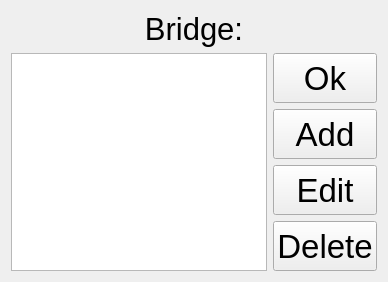
              <widget class="QWidget" name="serviceMarksBridgePage">
               <layout class="QVBoxLayout" name="verticalLayout_29">
                <item>
                 <widget class="QLabel" name="label_33">
                  <property name="maximumSize">
                   <size>
                    <width>16777215</width>
                    <height>50</height>
                   </size>
                  </property>
                  <property name="font">
                   <font>
                    <pointsize>23</pointsize>
                   </font>
                  </property>
                  <property name="autoFillBackground">
                   <bool>false</bool>
                  </property>
                  <property name="frameShape">
                   <enum>QFrame::NoFrame</enum>
                  </property>
                  <property name="text">
                   <string>Bridge:</string>
                  </property>
                  <property name="alignment">
                   <set>Qt::AlignCenter</set>
                  </property>
                 </widget>
                </item>
                <item>
                 <layout class="QHBoxLayout" name="horizontalLayout_29">
                  <item>
                   <widget class="QListWidget" name="serviceMarksBridgesList">
                    <property name="palette">
                     <palette>
                      <active>
                       <colorrole role="Highlight">
                        <brush brushstyle="SolidPattern">
                         <color alpha="255">
                          <red>0</red>
                          <green>0</green>
                          <blue>0</blue>
                         </color>
                        </brush>
                       </colorrole>
                      </active>
                      <inactive>
                       <colorrole role="Highlight">
                        <brush brushstyle="SolidPattern">
                         <color alpha="255">
                          <red>0</red>
                          <green>0</green>
                          <blue>0</blue>
                         </color>
                        </brush>
                       </colorrole>
                      </inactive>
                      <disabled>
                       <colorrole role="Highlight">
                        <brush brushstyle="SolidPattern">
                         <color alpha="255">
                          <red>145</red>
                          <green>141</green>
                          <blue>126</blue>
                         </color>
                        </brush>
                       </colorrole>
                      </disabled>
                     </palette>
                    </property>
                    <property name="font">
                     <font>
                      <pointsize>25</pointsize>
                     </font>
                    </property>
                    <property name="focusPolicy">
                     <enum>Qt::NoFocus</enum>
                    </property>
                    <property name="spacing">
                     <number>6</number>
                    </property>
                    <property name="gridSize">
                     <size>
                      <width>0</width>
                      <height>50</height>
                     </size>
                    </property>
                    <property name="modelColumn">
                     <number>0</number>
                    </property>
                   </widget>
                  </item>
                  <item>
                   <layout class="QVBoxLayout" name="verticalLayout_28">
                    <item>
                     <widget class="QPushButton" name="serviceMarksBridgeOkButton">
                      <property name="minimumSize">
                       <size>
                        <width>0</width>
                        <height>50</height>
                       </size>
                      </property>
                      <property name="font">
                       <font>
                        <pointsize>25</pointsize>
                       </font>
                      </property>
                      <property name="focusPolicy">
                       <enum>Qt::NoFocus</enum>
                      </property>
                      <property name="text">
                       <string>Ok</string>
                      </property>
                     </widget>
                    </item>
                    <item>
                     <widget class="QPushButton" name="serviceMarksBridgeAddButton">
                      <property name="minimumSize">
                       <size>
                        <width>0</width>
                        <height>50</height>
                       </size>
                      </property>
                      <property name="font">
                       <font>
                        <pointsize>25</pointsize>
                       </font>
                      </property>
                      <property name="focusPolicy">
                       <enum>Qt::NoFocus</enum>
                      </property>
                      <property name="text">
                       <string>Add</string>
                      </property>
                     </widget>
                    </item>
                    <item>
                     <widget class="QPushButton" name="serviceMarksBridgeEditButton">
                      <property name="minimumSize">
                       <size>
                        <width>0</width>
                        <height>50</height>
                       </size>
                      </property>
                      <property name="font">
                       <font>
                        <pointsize>25</pointsize>
                       </font>
                      </property>
                      <property name="focusPolicy">
                       <enum>Qt::NoFocus</enum>
                      </property>
                      <property name="text">
                       <string>Edit</string>
                      </property>
                     </widget>
                    </item>
                    <item>
                     <widget class="QPushButton" name="serviceMarksBridgeDeleteButton">
                      <property name="minimumSize">
                       <size>
                        <width>0</width>
                        <height>50</height>
                       </size>
                      </property>
                      <property name="font">
                       <font>
                        <pointsize>25</pointsize>
                       </font>
                      </property>
                      <property name="focusPolicy">
                       <enum>Qt::NoFocus</enum>
                      </property>
                      <property name="text">
                       <string>Delete</string>
                      </property>
                     </widget>
                    </item>
                   </layout>
                  </item>
                 </layout>
                </item>
               </layout>
              </widget>
